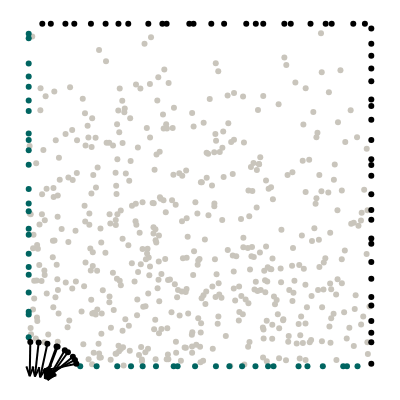

The notebook cell saved with this chart:
### Markdown cell above
## Geometry

We want to model a quarter of a plate with an elliptical hole. The domain itself is represented by collocation points, the boundaries are represented by uniformly sampled points along the perimeter.

### Code cell
import os

import numpy as np
import plotly.figure_factory as ff
import plotly.graph_objects as go
import torch
from plotly.express.colors import sequential
from scipy.stats import qmc
from torch.optim.lr_scheduler import StepLR
from tqdm import tqdm

import wandb
from global_constants import LBD, MU, N1, N2, L, R

# Track notebook
os.environ["WANDB_NOTEBOOK_NAME"] = "./torch.ipynb"

# Elliptical axis in x direction
Rx = 0.14
Ry = R**2 / Rx
# Edge samples
N = 25
# Number of collocation points
M = 500
# Epochs
EPOCHS = 25000
# Batch size
BATCH_SIZE = 100
# Learning rate
LR = 0.001
# Scheduler step width
STEP = 1000
# Gamma factor of scheduler
GAMMA = 0.8
# Number of hidden neurons
HN = 20
# Number of hidden layers
LAYERS = 4
# Weight of PDE loss
W_PDE = 1.0
# Weight of Dirichlet loss
W_DIR = 1.0
# Weight of Neumann loss
W_NEU = 1.0
# Weight of hole loss
W_HOLE = 1.0
# Weight update factor
ALPHA = 0.9
# Variance
SIGMA = 1.0
# Fourier features
FEATURES = 20
# precision
DTYPE = torch.float32


wandb.init(
    project="pinn_hole_plate",
    entity="ddped",
    name=f"G:{GAMMA}|LR:{LR}|S:{SIGMA}|F:{FEATURES}|HN:{HN}",
    save_code = True,
    config={
        "Rx": Rx,
        "N_edge": N,
        "M_collocation": M,
        "epochs": EPOCHS,
        "batch_size": BATCH_SIZE,
        "learning_rate": LR,
        "scheduler_step": STEP,
        "scheduler_gamma": GAMMA,
        "hidden_neurons": HN,
        "n_layers": LAYERS,
        "alpha": ALPHA,
        "sigma": SIGMA,
        "fourier_features": FEATURES,
    },
)


def weights(x):
    p = np.sqrt(L**2 / Rx**2 + L**2 / Ry**2) - np.sqrt(
        x[:, 0] ** 2 / Rx**2 + x[:, 1] ** 2 / Ry**2
    )
    mask = (((x[:, 0] ** 2) / (Rx**2)) + ((x[:, 1] ** 2) / (Ry**2))) < 1
    p[mask] = 0
    return p / np.sum(p)


def sample_domain():
    # Create collocation points
    # points = qmc.LatinHypercube(d=2).random(M)
    # mask = (((points[:, 0] ** 2) / (Rx**2)) + ((points[:, 1] ** 2) / (Ry**2))) > 1
    # collocation = torch.tensor(points[mask], dtype=DTYPE)
    samples = qmc.LatinHypercube(d=2).random(1000 * M)
    indices = np.random.choice(1000 * M, M, p=weights(samples), replace=False)
    collocation = torch.tensor(samples[indices], dtype=DTYPE)

    # Top boundary
    x_top = L * torch.tensor(qmc.LatinHypercube(d=1).random(N), dtype=DTYPE)
    y_top = L * torch.ones((N, 1))
    top = torch.column_stack([x_top, y_top])

    # Right boundary
    x_right = L * torch.ones((N, 1))
    y_right = L * torch.tensor(qmc.LatinHypercube(d=1).random(N), dtype=DTYPE)
    right = torch.column_stack([x_right, y_right])

    # Bottom boundary
    NN = int(N * (L - Rx) / L)
    rand_samp = qmc.LatinHypercube(d=1).random(NN)
    x_bottom = Rx + (L - Rx) * torch.tensor(rand_samp, dtype=DTYPE)
    y_bottom = torch.zeros((NN, 1))
    bottom = torch.column_stack([x_bottom, y_bottom])

    # Left boundary
    NN = int(N * (L - Ry) / L)
    rand_samp = qmc.LatinHypercube(d=1).random(NN)
    x_left = torch.zeros((NN, 1))
    y_left = Ry + (L - Ry) * torch.tensor(rand_samp, dtype=DTYPE)
    left = torch.column_stack([x_left, y_left])

    # Hole boundary
    rand_samp = qmc.LatinHypercube(d=1).random(int(N * np.pi * Rx / L)).ravel()
    phi = 0.5 * np.pi * torch.tensor(rand_samp, dtype=DTYPE)
    x_hole = Rx * torch.cos(phi)
    y_hole = Ry * torch.sin(phi)
    n_hole = torch.stack([-Ry * torch.cos(phi), -Rx * torch.sin(phi)]).T
    n_hole = n_hole / torch.linalg.norm(n_hole, axis=1)[:, None]
    hole = torch.column_stack([x_hole, y_hole])

    return collocation, top, bottom, left, right, hole, n_hole


collo, top, bottom, left, right, hole, n_hole = sample_domain()

# Visualize geometry
with torch.no_grad():
    mode = "markers"
    gray = dict(color="#C9C5BC")
    green = dict(color="#006561")
    black = dict(color="black")
    fig = ff.create_quiver(
        hole[:, 0], hole[:, 1], n_hole[:, 0], n_hole[:, 1], marker=black
    )
    fig.add_trace(go.Scatter(x=collo[:, 0], y=collo[:, 1], mode=mode, marker=gray))
    fig.add_trace(go.Scatter(x=top[:, 0], y=top[:, 1], mode=mode, marker=black))
    fig.add_trace(go.Scatter(x=bottom[:, 0], y=bottom[:, 1], mode=mode, marker=green))
    fig.add_trace(go.Scatter(x=left[:, 0], y=left[:, 1], mode=mode, marker=green))
    fig.add_trace(go.Scatter(x=right[:, 0], y=right[:, 1], mode=mode, marker=black))
    fig.add_trace(go.Scatter(x=hole[:, 0], y=hole[:, 1], mode=mode, marker=black))
    fig.layout.yaxis.scaleanchor = "x"
    fig.update_layout(
        template="none",
        width=400,
        height=400,
        margin=dict(l=0, r=0, b=0, t=0),
        showlegend=False,
    )
    fig.update_xaxes(visible=False)
    fig.update_yaxes(visible=False)
    fig.show()

### Figure 1 — Plotly figure (JSON) as saved in the notebook; plotly's stock layout.template omitted (floating-point values rounded to 4 significant figures; data arrays with more than 128 entries replaced by an {"elided": "..."} marker saying what was removed)
{"data": [{"marker": {"color": "black"}, "mode": "lines", "type": "scatter", "x": [0.05459, 0.03347, null, 0.004721, 0.003, null, 0.1351, 0.04684, null, 0.1289, 0.05195, null, 0.1145, 0.05579, null, 0.02908, 0.01831, null, 0.08433, 0.0484, null, 0.08132, 0.04711, null, 0.1055, 0.05501, null, 0.1392, 0.04141, null, 0.0294, 0.03347, 0.04945, null, -0.006774, 0.003, 0.01374, null, 0.0669, 0.04684, 0.07655, null, 0.06711, 0.05195, 0.08021, null, 0.06403, 0.05579, 0.08065, null, 0.01114, 0.01831, 0.03154, null, 0.04895, 0.0484, 0.0681, null, 0.04711, 0.04711, 0.0664, null, 0.06037, 0.05501, 0.07809, null, 0.0668, 0.04141, 0.07113, null], "y": [0.06577, -0.03197, null, 0.07139, -0.0286, null, 0.01874, -0.02829, null, 0.02782, -0.036, null, 0.04112, -0.03985, null, 0.06987, -0.02955, null, 0.05702, -0.03631, null, 0.05814, -0.03582, null, 0.04698, -0.03936, null, 0.007808, -0.01326, null, -0.002248, -0.03197, -0.006582, null, -0.000234, -0.0286, -0.0005872, null, -0.005976, -0.02829, -0.02409, null, -0.01011, -0.036, -0.0259, null, -0.01101, -0.03985, -0.02305, null, -0.0004155, -0.02955, -0.002626, null, -0.006311, -0.03631, -0.01368, null, -0.005823, -0.03582, -0.01284, null, -0.009845, -0.03936, -0.0202, null, 0.002708, -0.01326, -0.01735, null]}, {"marker": {"color": "#C9C5BC"}, "mode": "markers", "type": "scatter", "x": {"elided": "500 float values"}, "y": {"elided": "500 float values"}}, {"marker": {"color": "black"}, "mode": "markers", "type": "scatter", "x": [0.1071, 0.1817, 0.9474, 0.3902, 0.2906, 0.06458, 0.6846, 0.03976, 0.9813, 0.8844, 0.6629, 0.8226, 0.2245, 0.7649, 0.3492, 0.5704, 0.533, 0.1331, 0.262, 0.7462, 0.4688, 0.4811, 0.4025, 0.635, 0.8668], "y": [1, 1, 1, 1, 1, 1, 1, 1, 1, 1, 1, 1, 1, 1, 1, 1, 1, 1, 1, 1, 1, 1, 1, 1, 1]}, {"marker": {"color": "#006561"}, "mode": "markers", "type": "scatter", "x": [0.4232, 0.6619, 0.8137, 0.2987, 0.7146, 0.9598, 0.2584, 0.4346, 0.5465, 0.1982, 0.7876, 0.929, 0.3715, 0.6987, 0.918, 0.4857, 0.3327, 0.5858, 0.6228, 0.1504, 0.8585], "y": [0, 0, 0, 0, 0, 0, 0, 0, 0, 0, 0, 0, 0, 0, 0, 0, 0, 0, 0, 0, 0]}, {"marker": {"color": "#006561"}, "mode": "markers", "type": "scatter", "x": [0, 0, 0, 0, 0, 0, 0, 0, 0, 0, 0, 0, 0, 0, 0, 0, 0, 0, 0, 0, 0, 0, 0], "y": [0.2156, 0.2898, 0.1515, 0.9578, 0.9707, 0.8164, 0.4757, 0.5887, 0.2671, 0.402, 0.3284, 0.7757, 0.4527, 0.6795, 0.3845, 0.8839, 0.5174, 0.08488, 0.8459, 0.7453, 0.1591, 0.6605, 0.6307]}, {"marker": {"color": "black"}, "mode": "markers", "type": "scatter", "x": [1, 1, 1, 1, 1, 1, 1, 1, 1, 1, 1, 1, 1, 1, 1, 1, 1, 1, 1, 1, 1, 1, 1, 1, 1], "y": [0.5879, 0.2556, 0.6606, 0.3734, 0.3044, 0.1772, 0.4566, 0.9861, 0.9063, 0.9414, 0.5565, 0.7599, 0.07063, 0.358, 0.7199, 0.8319, 0.09802, 0.1326, 0.2025, 0.007468, 0.5022, 0.4276, 0.7786, 0.6047, 0.8691]}, {"marker": {"color": "black"}, "mode": "markers", "type": "scatter", "x": [0.05459, 0.004721, 0.1351, 0.1289, 0.1145, 0.02908, 0.08433, 0.08132, 0.1055, 0.1392], "y": [0.06577, 0.07139, 0.01874, 0.02782, 0.04112, 0.06987, 0.05702, 0.05814, 0.04698, 0.007808]}], "layout": {"height": 400, "hovermode": "closest", "margin": {"b": 0, "l": 0, "r": 0, "t": 0}, "showlegend": false, "width": 400, "xaxis": {"visible": false}, "yaxis": {"scaleanchor": "x", "visible": false}}}
